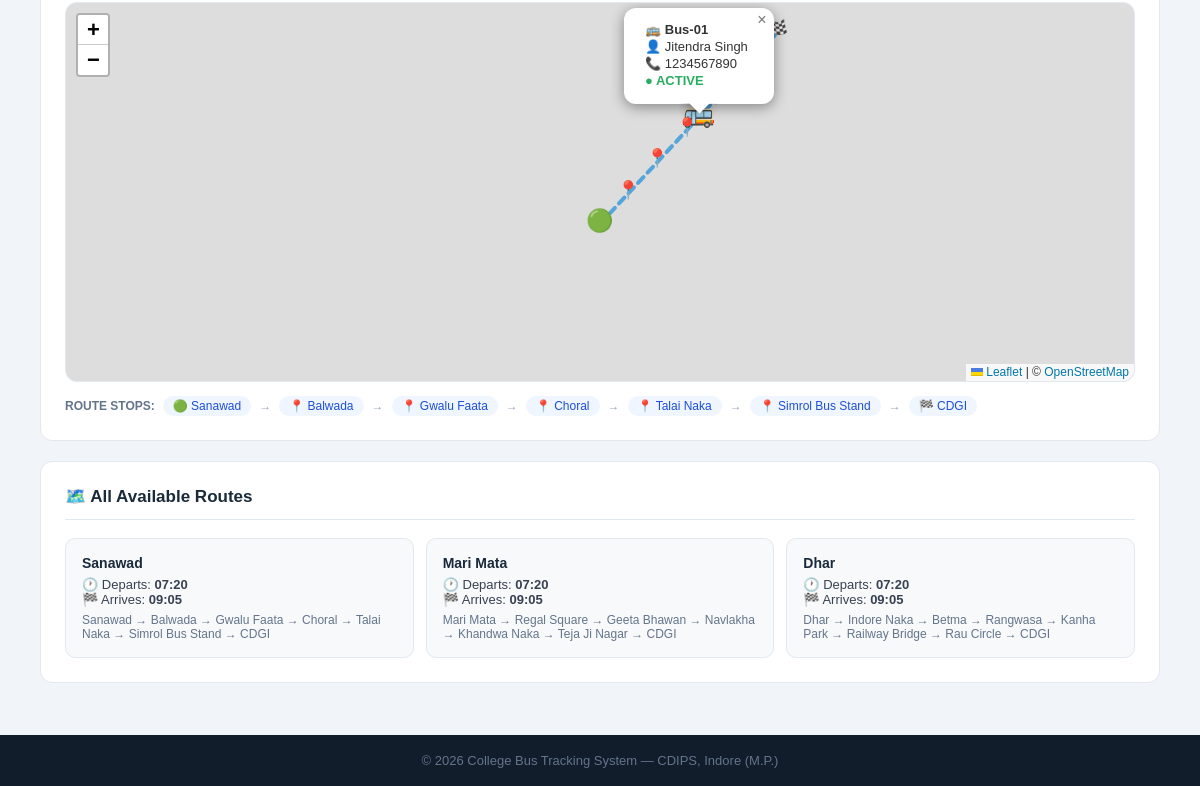
The page /dashboard (signed in, lower part) on the database as committed earlier.
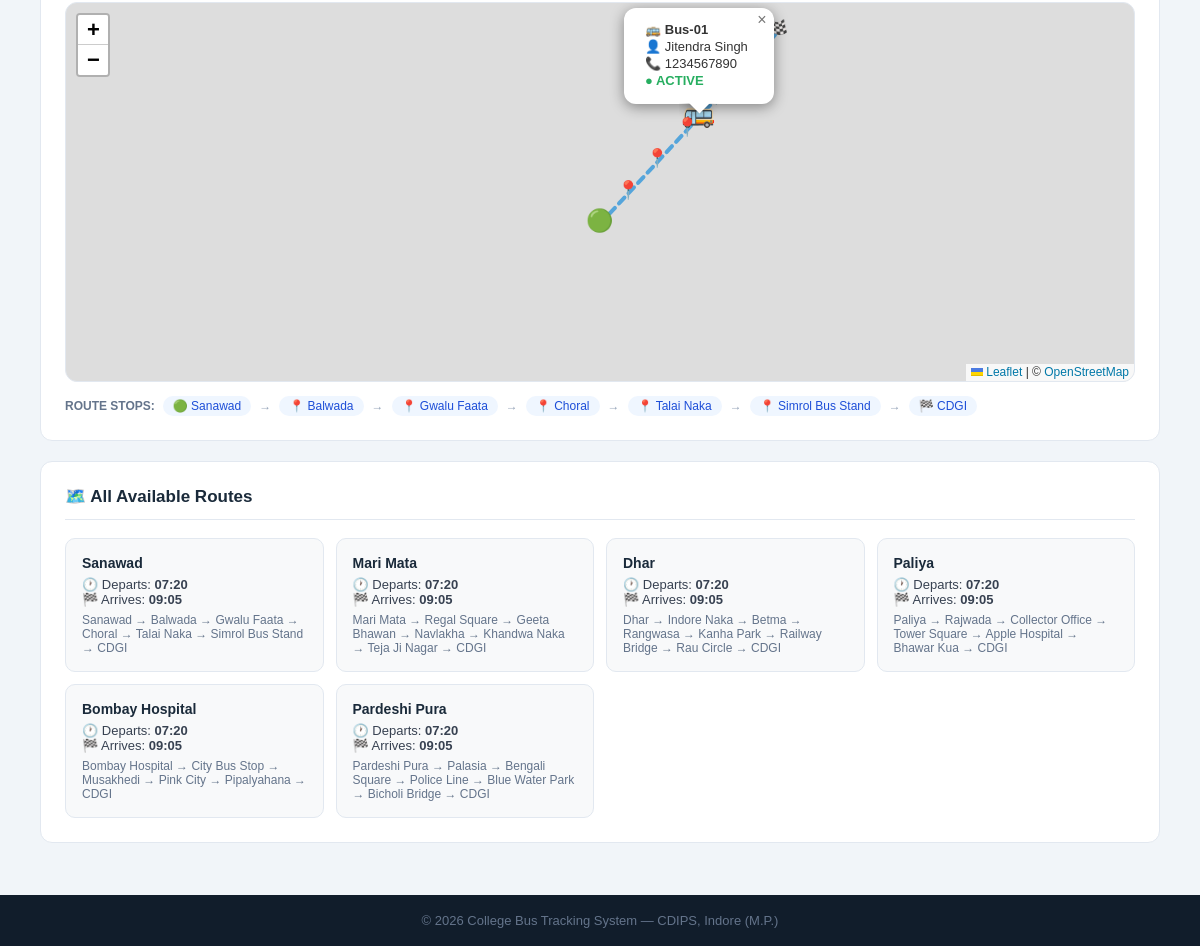
The same page on the database as committed later.
### tables this page shows
CREATE TABLE routes (
        id INTEGER PRIMARY KEY AUTOINCREMENT,
        route_name TEXT NOT NULL, bus_id INTEGER,
        start_point TEXT, end_point TEXT,
        departure_time TEXT, arrival_time TEXT, stops TEXT, original_bus_id INTEGER,
        FOREIGN KEY(bus_id) REFERENCES buses(id));

### app.py (the view)
@app.route('/dashboard')
@login_required
def dashboard():
    db = get_db()
    user = db.execute("SELECT * FROM users WHERE id=?", (session['student']['id'],)).fetchone()
    my_route = None
    if user['route_id']:
        my_route = db.execute('''SELECT r.*,b.bus_number,b.driver_name,b.driver_phone,b.status
                                 FROM routes r LEFT JOIN buses b ON r.bus_id=b.id
                                 WHERE r.id=?''', (user['route_id'],)).fetchone()
    all_routes = db.execute("SELECT * FROM routes").fetchall()
    db.close(); return render_template('dashboard.html', user=user, my_route=my_route, all_routes=all_routes)

### app.py (called while the page is built)
def get_db():
    conn = sqlite3.connect(DB)
    conn.row_factory = sqlite3.Row
    return conn

def login_required(f):
    @wraps(f)
    def dec(*a, **kw):
        if 'student' not in session:
            flash('Please login first.', 'error')
            return redirect(url_for('student_login'))
        return f(*a, **kw)
    return dec

@app.context_processor
def inject_notifications():
    if 'student' in session:
        student_id = session['student']['id']
        db = get_db()
        notifs = db.execute(
            "SELECT * FROM notifications WHERE user_id=? ORDER BY created_at DESC LIMIT 10",
            (student_id,)
        ).fetchall()
        unread = db.execute(
            "SELECT COUNT(*) FROM notifications WHERE user_id=? AND is_read=0",
            (student_id,)
        ).fetchone()[0]
        db.close()
        return dict(notifications=notifs, unread_count=unread)
    return dict(notifications=[], unread_count=0)

### templates/dashboard.html (shortened to what this page needs)
{% extends "base.html" %}
{% block content %}
<div class="page">
    {% if my_route %}
    <div class="panel">
        <div id="busMap" style="height:380px;border-radius:12px;border:1px solid #e2e8f0;z-index:1;"></div>
        <div style="margin-top:14px;display:flex;align-items:center;gap:8px;flex-wrap:wrap;">
            <span style="font-size:12px;color:#64748b;font-weight:600;">ROUTE STOPS:</span>
            {% set stop_list = my_route.stops.split('→') %}
            {% for stop in stop_list %}
            <span style="display:inline-flex;align-items:center;gap:4px;background:#eff6ff;color:#1d4ed8;padding:3px 10px;border-radius:20px;font-size:12px;font-weight:500;">
                {% if loop.first %}🟢{% elif loop.last %}🏁{% else %}📍{% endif %}
                {{ stop.strip() }}
            </span>
            {% if not loop.last %}
            <span style="color:#94a3b8;font-size:12px;">→</span>
            {% endif %}
            {% endfor %}
        </div>
    </div>
    <link rel="stylesheet" href="https://unpkg.com/leaflet@1.9.4/dist/leaflet.css"/>
    {% else %}
    <div class="panel">
        <h2>📍 No Route Assigned</h2>
        <p style="color:#94a3b8;text-align:center;padding:24px">You haven't been assigned a bus route yet. Please contact the admin.</p>
    </div>
    {% endif %}
    <div class="panel">
        <h2>🗺️ All Available Routes</h2>
        <div class="route-grid">
            {% for r in all_routes %}
            <div class="route-mini-card">
                <strong>{{ r.route_name }}</strong>
                <div>🕐 Departs: <b>{{ r.departure_time }}</b></div>
                <div>🏁 Arrives: <b>{{ r.arrival_time }}</b></div>
                <div style="margin-top:6px;color:#64748b;font-size:12px">{{ r.stops }}</div>
            </div>
            {% endfor %}
        </div>
    </div>
</div>
{% endblock %}

Rows that differ between the two databases and show on the page:
added routes: route_name "Paliya", departure_time "07:20", arrival_time "09:05", stops "Paliya → Rajwada → Collector Office → Tower Square → Apple Hospital → Bhawar Kua → CDGI"
added routes: route_name "Bombay Hospital", departure_time "07:20", arrival_time "09:05", stops "Bombay Hospital → City Bus Stop → Musakhedi → Pink City → Pipalyahana → CDGI"
added routes: route_name "Pardeshi Pura", departure_time "07:20", arrival_time "09:05", stops "Pardeshi Pura → Palasia → Bengali Square → Police Line → Blue Water Park → Bicholi Bridge → CDGI"
